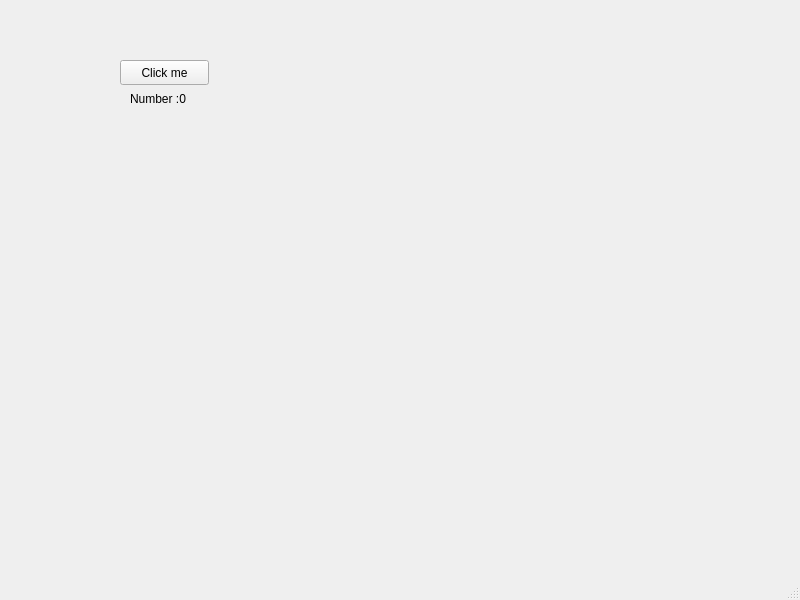
<?xml version="1.0" encoding="UTF-8"?>
<ui version="4.0">
 <class>MainWindow</class>
 <widget class="QMainWindow" name="MainWindow">
  <property name="geometry">
   <rect>
    <x>0</x>
    <y>0</y>
    <width>800</width>
    <height>600</height>
   </rect>
  </property>
  <property name="windowTitle">
   <string>MainWindow</string>
  </property>
  <widget class="QWidget" name="centralwidget">
   <widget class="QPushButton" name="pushButton">
    <property name="geometry">
     <rect>
      <x>120</x>
      <y>60</y>
      <width>89</width>
      <height>25</height>
     </rect>
    </property>
    <property name="text">
     <string>Click me</string>
    </property>
   </widget>
   <widget class="QLabel" name="label">
    <property name="geometry">
     <rect>
      <x>130</x>
      <y>90</y>
      <width>67</width>
      <height>17</height>
     </rect>
    </property>
    <property name="text">
     <string>Number :0</string>
    </property>
   </widget>
  </widget>
  <widget class="QMenuBar" name="menubar">
   <property name="geometry">
    <rect>
     <x>0</x>
     <y>0</y>
     <width>800</width>
     <height>27</height>
    </rect>
   </property>
  </widget>
  <widget class="QStatusBar" name="statusbar"/>
 </widget>
 <resources/>
 <connections/>
</ui>
